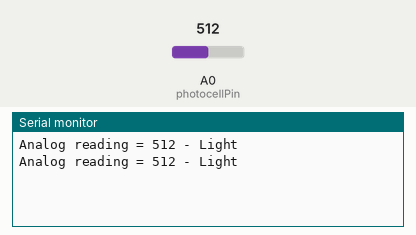
Simulated run of this sketch. Board: Arduino Uno, built with avr-gcc and run on an emulated ATmega328P. Shown: the last lines printed to the serial monitor. Inputs (shaded band) come from the test bench; at power-on: A0 (photocellPin) = 512.

Above: at 5.8 s.
5.9 s: A0 (photocellPin) set to 610
At 10.5 s:
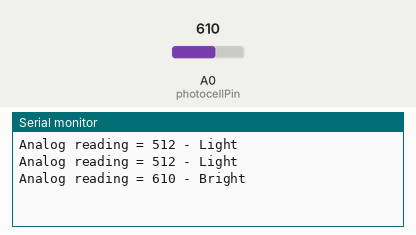
16.5 s: A0 (photocellPin) set to 810
At 20.6 s:
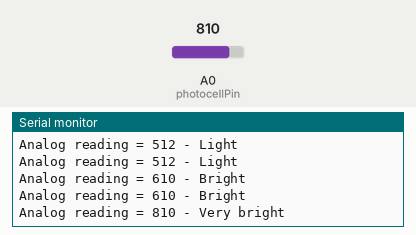
26.5 s: A0 (photocellPin) set to 390
At 30.6 s:
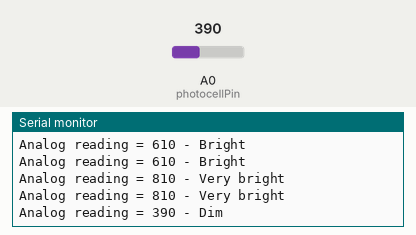
36.5 s: A0 (photocellPin) set to 190
At 40.7 s:
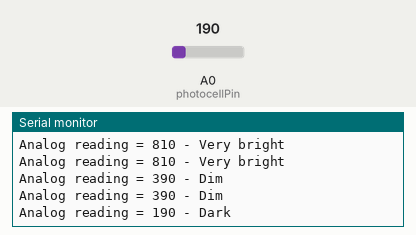

Measured:
- after the input at 5.9 s, the serial monitor: prints a new line after 4.1 s (image 1)
- after the input at 16.5 s, the serial monitor: prints a new line after 3.5 s (image 2)
- after the input at 26.5 s, the serial monitor: prints a new line after 3.5 s (image 3)
- after the input at 36.5 s, the serial monitor: prints a new line after 3.5 s (image 4)

The sketch:

photovoltaic_sensor.ino
```cpp
/* Photocell simple testing sketch.

Connect one end of the photocell to 5V, the other end to Analog 0.
Then connect one end of a 10K resistor from Analog 0 to ground

For more information see http://learn.adafruit.com/photocells */

int photocellPin = 0;     // the cell and 10K pulldown are connected to a0
int photocellReading;     // the analog reading from the analog resistor divider

void setup(void) {
  // We'll send debugging information via the Serial monitor
  Serial.begin(9600);
}

void loop(void) {
  photocellReading = analogRead(photocellPin);

  Serial.print("Analog reading = ");
  Serial.print(photocellReading);     // the raw analog reading

  // We'll have a few threshholds, qualitatively determined
  if (photocellReading < 200) {
    Serial.println(" - Dark");
  } else if (photocellReading < 400) {
    Serial.println(" - Dim");
  } else if (photocellReading < 600) {
    Serial.println(" - Light");
  } else if (photocellReading < 800) {
    Serial.println(" - Bright");
  } else {
    Serial.println(" - Very bright");
  }
  delay(5000);
}
```
